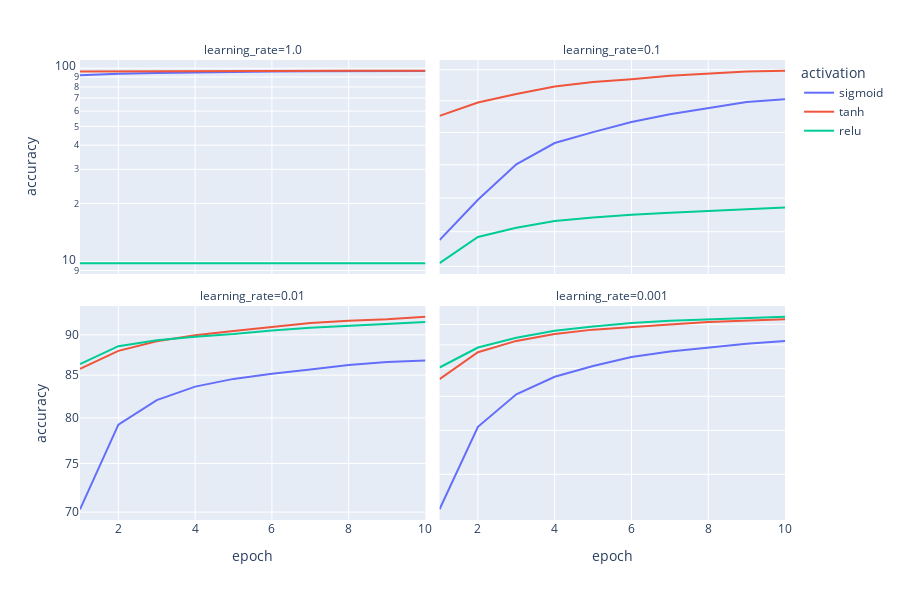

Source (notebook cell):
### Code cell
import plotly.express as px

px.line(
    df,
    x="epoch",
    y="accuracy",
    color="activation",
    facet_col="learning_rate",
    facet_col_wrap=2,
    height=600,
    log_y=True,
).update_yaxes(matches=None)

### Figure 1 — Plotly figure (JSON) as saved in the notebook; plotly's stock layout.template omitted (floating-point values rounded to 4 significant figures)
{"data": [{"hovertemplate": "activation=sigmoid<br>learning_rate=1.0<br>epoch=%{x}<br>accuracy=%{y}<extra></extra>", "legendgroup": "sigmoid", "line": {"color": "#636efa", "dash": "solid"}, "marker": {"symbol": "circle"}, "mode": "lines", "name": "sigmoid", "orientation": "v", "showlegend": true, "type": "scatter", "x": [1, 2, 3, 4, 5, 6, 7, 8, 9, 10], "xaxis": "x3", "y": [91.97, 93.72, 94.51, 95.22, 95.76, 96.05, 96.36, 96.51, 96.69, 96.84], "yaxis": "y3"}, {"hovertemplate": "activation=sigmoid<br>learning_rate=0.1<br>epoch=%{x}<br>accuracy=%{y}<extra></extra>", "legendgroup": "sigmoid", "line": {"color": "#636efa", "dash": "solid"}, "marker": {"symbol": "circle"}, "mode": "lines", "name": "sigmoid", "orientation": "v", "showlegend": false, "type": "scatter", "x": [1, 2, 3, 4, 5, 6, 7, 8, 9, 10], "xaxis": "x4", "y": [85.51, 87.89, 90.03, 91.34, 92.02, 92.65, 93.14, 93.54, 93.92, 94.1], "yaxis": "y4"}, {"hovertemplate": "activation=sigmoid<br>learning_rate=0.01<br>epoch=%{x}<br>accuracy=%{y}<extra></extra>", "legendgroup": "sigmoid", "line": {"color": "#636efa", "dash": "solid"}, "marker": {"symbol": "circle"}, "mode": "lines", "name": "sigmoid", "orientation": "v", "showlegend": false, "type": "scatter", "x": [1, 2, 3, 4, 5, 6, 7, 8, 9, 10], "xaxis": "x", "y": [70.28, 79.24, 82.05, 83.63, 84.55, 85.18, 85.68, 86.23, 86.59, 86.79], "yaxis": "y"}, {"hovertemplate": "activation=sigmoid<br>learning_rate=0.001<br>epoch=%{x}<br>accuracy=%{y}<extra></extra>", "legendgroup": "sigmoid", "line": {"color": "#636efa", "dash": "solid"}, "marker": {"symbol": "circle"}, "mode": "lines", "name": "sigmoid", "orientation": "v", "showlegend": false, "type": "scatter", "x": [1, 2, 3, 4, 5, 6, 7, 8, 9, 10], "xaxis": "x2", "y": [23.86, 40.95, 50.65, 56.84, 61, 64.64, 67.07, 68.78, 70.55, 71.85], "yaxis": "y2"}, {"hovertemplate": "activation=tanh<br>learning_rate=1.0<br>epoch=%{x}<br>accuracy=%{y}<extra></extra>", "legendgroup": "tanh", "line": {"color": "#EF553B", "dash": "solid"}, "marker": {"symbol": "circle"}, "mode": "lines", "name": "tanh", "orientation": "v", "showlegend": true, "type": "scatter", "x": [1, 2, 3, 4, 5, 6, 7, 8, 9, 10], "xaxis": "x3", "y": [96.22, 96.45, 96.74, 96.65, 96.76, 96.9, 96.87, 97.07, 96.95, 96.96], "yaxis": "y3"}, {"hovertemplate": "activation=tanh<br>learning_rate=0.1<br>epoch=%{x}<br>accuracy=%{y}<extra></extra>", "legendgroup": "tanh", "line": {"color": "#EF553B", "dash": "solid"}, "marker": {"symbol": "circle"}, "mode": "lines", "name": "tanh", "orientation": "v", "showlegend": false, "type": "scatter", "x": [1, 2, 3, 4, 5, 6, 7, 8, 9, 10], "xaxis": "x4", "y": [93.04, 93.89, 94.43, 94.92, 95.2, 95.38, 95.61, 95.73, 95.88, 95.94], "yaxis": "y4"}, {"hovertemplate": "activation=tanh<br>learning_rate=0.01<br>epoch=%{x}<br>accuracy=%{y}<extra></extra>", "legendgroup": "tanh", "line": {"color": "#EF553B", "dash": "solid"}, "marker": {"symbol": "circle"}, "mode": "lines", "name": "tanh", "orientation": "v", "showlegend": false, "type": "scatter", "x": [1, 2, 3, 4, 5, 6, 7, 8, 9, 10], "xaxis": "x", "y": [85.76, 87.98, 89.18, 89.94, 90.49, 91.01, 91.52, 91.83, 92.02, 92.33], "yaxis": "y"}, {"hovertemplate": "activation=tanh<br>learning_rate=0.001<br>epoch=%{x}<br>accuracy=%{y}<extra></extra>", "legendgroup": "tanh", "line": {"color": "#EF553B", "dash": "solid"}, "marker": {"symbol": "circle"}, "mode": "lines", "name": "tanh", "orientation": "v", "showlegend": false, "type": "scatter", "x": [1, 2, 3, 4, 5, 6, 7, 8, 9, 10], "xaxis": "x2", "y": [55.96, 66.73, 71.86, 75.14, 77.37, 78.84, 80.07, 81.27, 82.14, 82.87], "yaxis": "y2"}, {"hovertemplate": "activation=relu<br>learning_rate=1.0<br>epoch=%{x}<br>accuracy=%{y}<extra></extra>", "legendgroup": "relu", "line": {"color": "#00cc96", "dash": "solid"}, "marker": {"symbol": "circle"}, "mode": "lines", "name": "relu", "orientation": "v", "showlegend": true, "type": "scatter", "x": [1, 2, 3, 4, 5, 6, 7, 8, 9, 10], "xaxis": "x3", "y": [9.81, 9.81, 9.81, 9.81, 9.81, 9.81, 9.81, 9.81, 9.81, 9.81], "yaxis": "y3"}, {"hovertemplate": "activation=relu<br>learning_rate=0.1<br>epoch=%{x}<br>accuracy=%{y}<extra></extra>", "legendgroup": "relu", "line": {"color": "#00cc96", "dash": "solid"}, "marker": {"symbol": "circle"}, "mode": "lines", "name": "relu", "orientation": "v", "showlegend": false, "type": "scatter", "x": [1, 2, 3, 4, 5, 6, 7, 8, 9, 10], "xaxis": "x4", "y": [84.18, 85.69, 86.23, 86.63, 86.83, 87, 87.12, 87.23, 87.32, 87.42], "yaxis": "y4"}, {"hovertemplate": "activation=relu<br>learning_rate=0.01<br>epoch=%{x}<br>accuracy=%{y}<extra></extra>", "legendgroup": "relu", "line": {"color": "#00cc96", "dash": "solid"}, "marker": {"symbol": "circle"}, "mode": "lines", "name": "relu", "orientation": "v", "showlegend": false, "type": "scatter", "x": [1, 2, 3, 4, 5, 6, 7, 8, 9, 10], "xaxis": "x", "y": [86.35, 88.56, 89.32, 89.77, 90.1, 90.56, 90.91, 91.17, 91.46, 91.66], "yaxis": "y"}, {"hovertemplate": "activation=relu<br>learning_rate=0.001<br>epoch=%{x}<br>accuracy=%{y}<extra></extra>", "legendgroup": "relu", "line": {"color": "#00cc96", "dash": "solid"}, "marker": {"symbol": "circle"}, "mode": "lines", "name": "relu", "orientation": "v", "showlegend": false, "type": "scatter", "x": [1, 2, 3, 4, 5, 6, 7, 8, 9, 10], "xaxis": "x2", "y": [60.38, 68.8, 73.39, 76.79, 78.95, 80.77, 82.03, 82.82, 83.48, 84.15], "yaxis": "y2"}], "layout": {"annotations": [{"font": {}, "showarrow": false, "text": "learning_rate=0.01", "x": 0.245, "xanchor": "center", "xref": "paper", "y": 0.465, "yanchor": "bottom", "yref": "paper"}, {"font": {}, "showarrow": false, "text": "learning_rate=0.001", "x": 0.755, "xanchor": "center", "xref": "paper", "y": 0.465, "yanchor": "bottom", "yref": "paper"}, {"font": {}, "showarrow": false, "text": "learning_rate=1.0", "x": 0.245, "xanchor": "center", "xref": "paper", "y": 1.0, "yanchor": "bottom", "yref": "paper"}, {"font": {}, "showarrow": false, "text": "learning_rate=0.1", "x": 0.755, "xanchor": "center", "xref": "paper", "y": 1.0, "yanchor": "bottom", "yref": "paper"}], "height": 600, "legend": {"title": {"text": "activation"}, "tracegroupgap": 0}, "margin": {"t": 60}, "xaxis": {"anchor": "y", "domain": [0, 0.49], "title": {"text": "epoch"}}, "xaxis2": {"anchor": "y2", "domain": [0.51, 1], "matches": "x", "title": {"text": "epoch"}}, "xaxis3": {"anchor": "y3", "domain": [0, 0.49], "matches": "x", "showticklabels": false}, "xaxis4": {"anchor": "y4", "domain": [0.51, 1], "matches": "x", "showticklabels": false}, "yaxis": {"anchor": "x", "domain": [0, 0.465], "title": {"text": "accuracy"}, "type": "log"}, "yaxis2": {"anchor": "x2", "domain": [0, 0.465], "showticklabels": false, "type": "log"}, "yaxis3": {"anchor": "x3", "domain": [0.535, 1.0], "title": {"text": "accuracy"}, "type": "log"}, "yaxis4": {"anchor": "x4", "domain": [0.535, 1.0], "showticklabels": false, "type": "log"}}}
